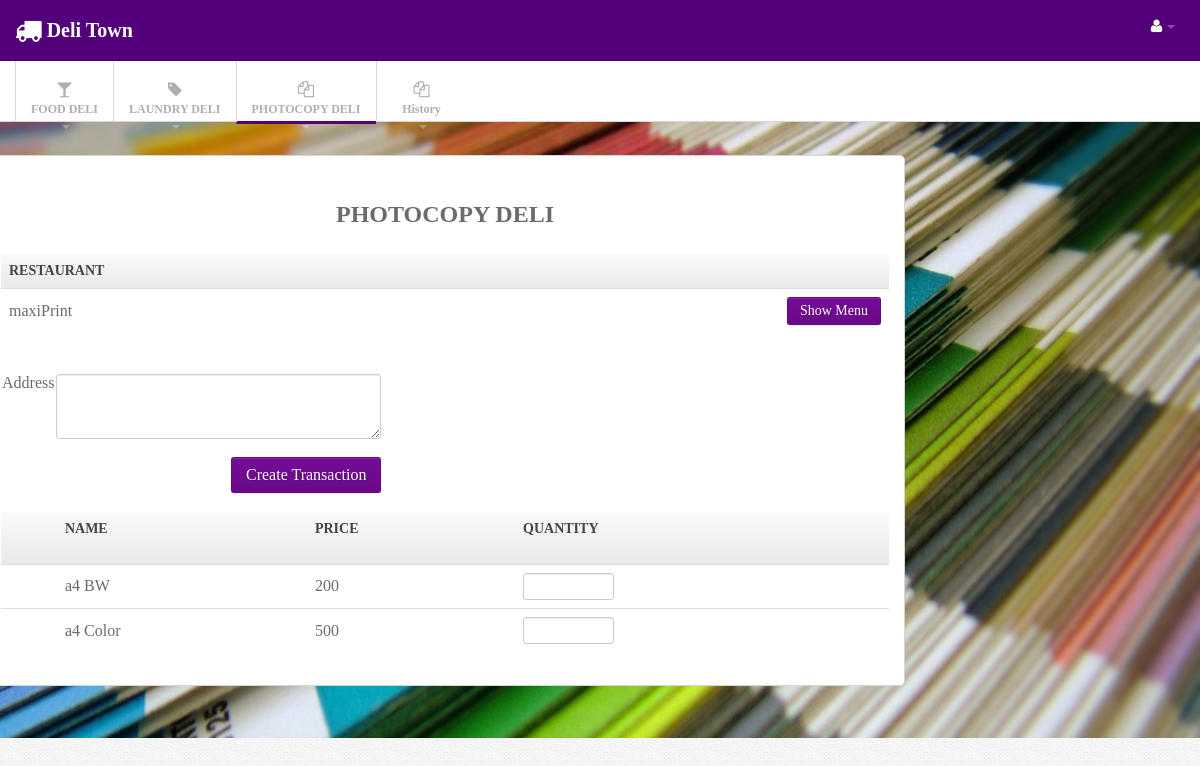
The app's page /index.php?menu=deliCopy&service=4 (signed in) with its own data.
### tables this page shows
CREATE TABLE IF NOT EXISTS `service` (
  `id_service` int(11) NOT NULL,
  `name` varchar(50) NOT NULL,
  `address` text NOT NULL,
  `phone` double NOT NULL,
  `type` varchar(15) NOT NULL,
  `id_user` int(11) NOT NULL
);

CREATE TABLE IF NOT EXISTS `menu` (
  `id_menu` int(11) NOT NULL,
  `id_service` int(11) NOT NULL,
  `name` varchar(50) NOT NULL,
  `price` double NOT NULL
);

### controller/foodController.php (called while the page is built, shortened)
<?php
class foodController {
    private $servicedao;
    private $menudao;
    public function __construct() {
        $this->servicedao = new serviceDao();
        $this->menudao = new menuDao();
    }
    public function photocopy() {
        $hasil = $this->servicedao->get_service_by_type(3)->getIterator();
        if (isset($_GET['service'])) {
            $id_service = $_GET['service'];
            $menu = $this->menudao->get_menu_by_service($id_service)->getIterator();
        }
        require '/view/deliCopy.php';
    }
}

### model/serviceDao.php (called while the page is built, shortened)
<?php
class serviceDao implements serviceInterface {
    public function get_service_by_type($type) {
        $services = new ArrayObject();
        try {
            $conn = conection::getconection();
            $sql = "SELECT * from service where type = ?";
            $stmt = $conn->prepare($sql);
            $stmt->bindParam(1, $type);
            $stmt->execute();
            while ($row = $stmt->fetch()) {
                $service = new service();
                $service->setId_service($row['id_service']);
                $service->setName($row['name']);
                $service->setAddress($row['address']);
                $service->setPhone($row['phone']);
                $service->setType($row['type']);
                $service->setId_user($row['id_user']);
                $services->append($service);
            }
        } catch (Exception $e) {
            echo $e->getMessage();
            die();
        }
        return $services;
    }
}

### model/service.php (called while the page is built, shortened)
<?php
class service {
    private $id_service;
    private $name;
        public function getId_service() {
        return $this->id_service;
    }
    public function getName() {
        return $this->name;
    }
    public function setId_service($id_service) {
        $this->id_service = $id_service;
    }
    public function setName($name) {
        $this->name = $name;
    }
}

### model/menuDao.php (called while the page is built, shortened)
<?php
class menuDao implements menuInterface {
    public function get_menu_by_service($id_service) {
        $menus = new ArrayObject();
        try {
            $conn = conection::getconection();
            $sql = "SELECT * from menu where id_service = ?";
            $stmt = $conn->prepare($sql);
            $stmt->bindParam(1, $id_service);
            $stmt->execute();
            while ($row = $stmt->fetch()) {
                $menu = new menu();
                $menu->setId_menu($row['id_menu']);
                $menu->setId_service($row['id_service']);
                $menu->setName($row['name']);
                $menu->setPrice($row['price']);
                $menus->append($menu);
            }
        } catch (Exception $e) {
            echo $e->getMessage();
            die();
        }
        return $menus;
    }
}

### model/menu.php (called while the page is built, shortened)
<?php
class menu {
    private $name;
    private $price;
    public function getName() {
        return $this->name;
    }
    public function getPrice() {
        return $this->price;
    }
    public function setName($name) {
        $this->name = $name;
    }
    public function setPrice($price) {
        $this->price = $price;
    }
}

### view/deliCopy.php (the view, shortened to what this page needs)
<!DOCTYPE html>
<html>
  <head>
  </head>
  <body>
        <div class="navbar navbar-fixed-top">
          <div class="navbar-inner">
            <div class="container">
                            <a href="index.php?menu=home"class="brand"><div class="icon-large icon-truck">
                            </div>Deli Town</a>
              <div class="nav-collapse">
                <ul class="nav pull-right">
                  <?php if ($_SESSION['is_logged']) { ?>
                  <li class="dropdown"><a href="#" class="dropdown-toggle" data-toggle="dropdown">
                    <i class="icon-large icon-user"></i> <b class="caret"></b></a>
                   </li>
                </ul>
                <?php } ?>
              </div>
            </div>
          </div>
        </div>
        <div class="subnavbar">
          <div class="subnavbar-inner">
            <div class="container">
              <ul class="mainnav">
                <li class="dropdown"><a href="index.php?menu=deliFood" class="dropdown-toggle" >
                  <div class="icon-large icon-glass">
                  </div>
                  <span>FOOD DELI</span> <b class="caret"></b></a>
                </li>
                <li class="dropdown"><a href="index.php?menu=deliLaundry" class="dropdown-toggle" >
                  <div class="icon-large icon-tag">
                  </div>
                  <span>LAUNDRY DELI</span> <b class="caret"></b></a>
                </li>
                <li class="active"><a href="index.php?menu=deliCopy" class="dropdown-toggle" >
                  <div class="icon-large icon-copy">
                  </div>
                  <span>PHOTOCOPY DELI</span> <b class="caret"></b></a>
                </li>
                <?php if ($_SESSION['is_logged']) { ?>
              <li class="dropdown"><a href="index.php?menu=HistoryTransac" class="dropdown-toggle" >
                      <div class="icon-large icon-copy">
                      </div>
                      <span>History</span> <b class="caret"></b></a>
              </li>
              <?php } ?>
              </ul>
            </div>
          </div>
        </div>
    <div class="main"style="background-image:url('img/pc_background.jpg');background-size:100% ">
    <div class="main-inner">
      <div class="container">
        <div class="row">
  				<div class="widget" >
  					<div class="widget-content" style="width: 74%;">
  						<div class="faq-container">
  								<ol class="faq-list">
  								<h2 style="text-align: center;">PHOTOCOPY DELI</h2><br>
                           <?php
                                            echo '<table class="table table-striped table-bordered" style="">';
                                            echo '<th colspan=2> restaurant';
                                            while ($hasil->valid()) {
                                                echo "<tr>";
                                                echo "<td> "
                                                . $hasil->current()->getName();
                                                echo "</td>";
                                                if ($_SESSION['is_logged']) {
                                                    echo "<td>";
                                                    ?>
                                                    <a href="index.php?menu=deliCopy&service=<?php echo $hasil->current()->getId_service(); ?>" name="show">
                                                      <input type='button' class='button btn btn-success' value='Show Menu'>
                                                    </a>
                                                    <?php
                                                    echo "</td>";
                                                }
                                                echo "</tr>";
                                                $hasil->next();
                                            }
                                            ?>
                                            </table>
                                            <br>
                                            <?php if (isset($_GET['service'])) { ?>
                                                <?php if ($_SESSION['createTransac'] == FALSE) { ?>
                                                    <form method="POST" enctype="multipart/form-data">
                                                        <table>
                                                            <tr>
                                                                <td style="vertical-align: top">Address</td>
                                                                <td><textarea name="address" style="width: 25em;height: 5em;vertical-align: top"></textarea></td>
                                                            </tr>
                                                            <tr>
                                                                <td colspan="2"> <input type="submit" class="button btn btn-success btn-large" style="margin-top: 1em" value="Create Transaction" name="btn_transac">
                                                            </tr>
                                                        </table>
                                                    </form>
                                                <?php } ?>
                                                <table class="table table-striped table-bordered">
                                                    <th> <th>Name <th> Price  <th> Quantity   <?php if($_SESSION['createTransac']){?> <th> Action <?php } ?>
                                                        <?php while ($menu->valid()) { ?>
                                                        <form method="POST" enctype="multipart/form-data">
                                                            <tr>
                                                                <td> <input type="hidden"  value="<?php echo $menu->current()->getId_menu(); ?>" name="id_menu" >
                                                                <td> <?php echo $menu->current()->getName(); ?>
                                                                <td> <?php echo $menu->current()->getPrice(); ?>
                                                                <td><input class="inputQuantity" type="number" name="qty">
                                                            </tr>
                                                        </form>
                                                        <?php
                                                        $menu->next();
                                                    }
                                                    ?>
                                                </table>
                                            <?php } ?>
                                        </div>
                                </div>
                            </div>
                        </div>
                    </div>
                </div>
            </div>
    </body>
</html>

### css/style.css (style rules this page uses)
body { background: #f9f6f1; font : 13px/1.7em 'Kalinga'; }
input, button, select, textarea { font-family:"Kalinga"; }
.table td { vertical-align: middle; }
.table-bordered th { background: #E9E9E9; background:-moz-linear-gradient(top, #FAFAFA 0%, #E9E9E9 100%); background:-webkit-gradient(linear, left top, left bottom, color-stop(0%,#FAFAFA), color-stop(100%,#E9E9E9)); background:-webkit-linear-gradient(top, #FAFAFA 0%,#E9E9E9 100%); background:-o-linear-gradient(top, #FAFAFA 0%,#E9E9E9 100%); background:-ms-linear-gradient(top, #FAFAFA 0%,#E9E9E9 100%); background:linear-gradient(top, #FAFAFA 0%,#E9E9E9 100%); filter: progid:DXImageTransform.Microsoft.gradient(startColorstr='#FAFAFA', endColorstr='#E9E9E9'); -ms-filter: "progid:DXImageTransform.Microsoft.gradient(startColorstr='#FAFAFA', endColorstr='#E9E9E9')"; font-size: 14px; color: #444; text-transform: uppercase; }
.navbar .container { position: relative; }
.navbar-inner { padding: 7px 0; background: #52017b !important; -moz-border-radius: 0; -webkit-border-radius: 0; border-radius: 0; }
.navbar-fixed-top { position: static; }
.navbar .nav a { font-size: 11px; }
.navbar .nav>li>a { color:#fff !important; }
.navbar .brand { font-weight: 600; position: relative; top: 2px; }
.subnavbar-inner { height: 60px; background: #fff; border-bottom: 1px solid #d6d6d6; }
.subnavbar .container > ul { display: inline-block; height: 80px; padding: 0; margin: 0; }
.subnavbar .container > ul > li { float: left; min-width: 90px; height: 60px; padding: 0; margin: 0; text-align: center; vertical-align: middle; list-style: none; border-left: 1px solid #d9d9d9; }
.subnavbar .container > ul > li > a { display: block; height: 100%; padding: 0 15px; padding-top: 20px; font-size: 12px; font-weight: bold; color: #b2afaa; }
.subnavbar .container > ul > li.active { color: #52017b; border-bottom: 3px solid #540077; text-decoration: none; }
.subnavbar .container > ul > li > a > span { display: block; }
.subnavbar .caret { margin-top: 4px; border-top-color: white; border-bottom-color: white; }
.main { padding-bottom: 2em; }
.widget { position: relative; clear: both; width: auto; margin-bottom: 2em; overflow: hidden; }
.widget-content { padding: 1px 15px 15px; background: #FFF; border: 1px solid #D5D5D5; -moz-border-radius: 5px; -webkit-border-radius: 5px; border-radius: 5px; }
.widget-content:before, .widget-content:after { content:""; display:table; }
.widget-content:after { clear:both; }
.widget-content { zoom:1; }

### css/pages/faq.css (style rules this page uses)
.faq-list { padding: 0; margin: 3em 0 0; list-style: none; }

### css/pages/signin.css (style rules this page uses)
body { background: url(../../img/body-bg.png); color:#6b6b6b; font: 13px/1.7em "Kalinga"; }

### records on screen
service: name "maxiPrint"
menu: name "a4 BW", price "200"
menu: name "a4 Color", price "500"
